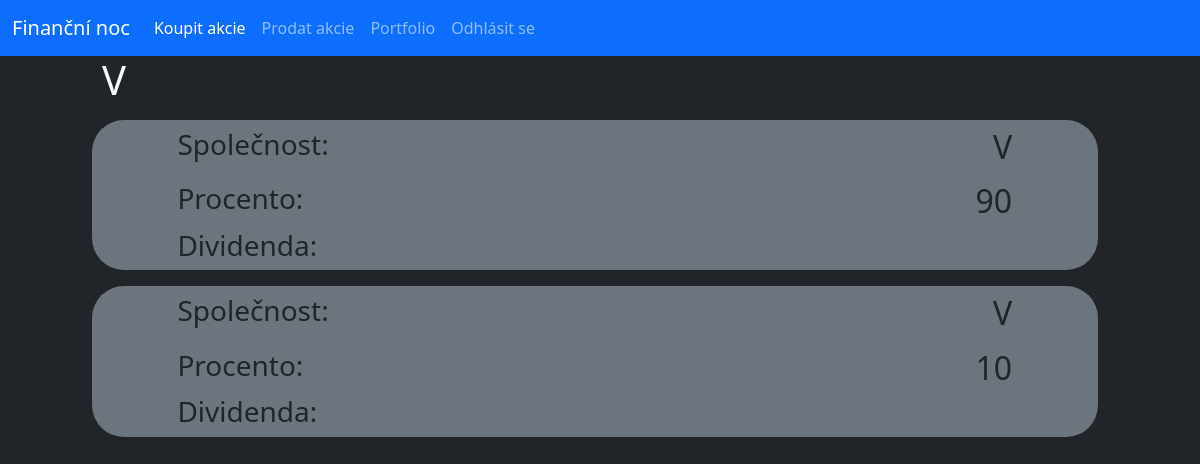
Page /user (signed in) on the committed database.
### database.py (models this page shows, shortened)
class Stock(db.Model):
    _id = db.Column("id", db.Integer, primary_key=True)
    owner = db.Column(db.String(40))
    name = db.Column(db.String(40))
    percentage = db.Column(db.Integer)
    isSelling = db.Column(db.Boolean)

### router.py (the view)
@app.route("/user")
def user():
    if "user" in session:
        user = session["user"]
        stocks = Stock.query.filter_by(owner=user).all()
        return render_template("user.html", usr=user, logged=True, stocks=stocks)
    else:
        return redirect(url_for("home"))

### Templates/user.html
{% extends "main.html" %}
{% block content %}
    <div class="row">
        <div class="col offset-1"><h1 class="text-light">{{usr}}</h1></div>
    </div>
    {% for stock in stocks%}
    <div class="row py-2">
        <div class="col-offset-1 col-11">
            <div class="conteiner offset-1 bg-secondary rounded-5">
                <div class="row py-2">
                    <div class="col-4 offset-1"><h3>Společnost:</h3></div>
                    <div class="col-6"><h2 class="text-end">{{stock.name}}</h2></div>
                </div>
                <div class="row">
                    <div class="col-4 offset-1"><h3>Procento:</h3></div>
                    <div class="col-6"><h2 class="text-end">{{stock.percentage}}</h2></div>
                </div>
                <div class="row">
                    <div class="col-4 offset-1"><h3>Dividenda:</h3></div>
                    <div class="col-6"><h2 class="text-end">{{stock.dividend}}</h2></div>
                </div>
            </div>
        </div>
    </div>
    {% endfor %}
{% endblock%}

### rows in the picture
Stock: name "V", percentage "90"
Stock: name "V", percentage "10"

### other values in the picture
{{ usr }} "V"
